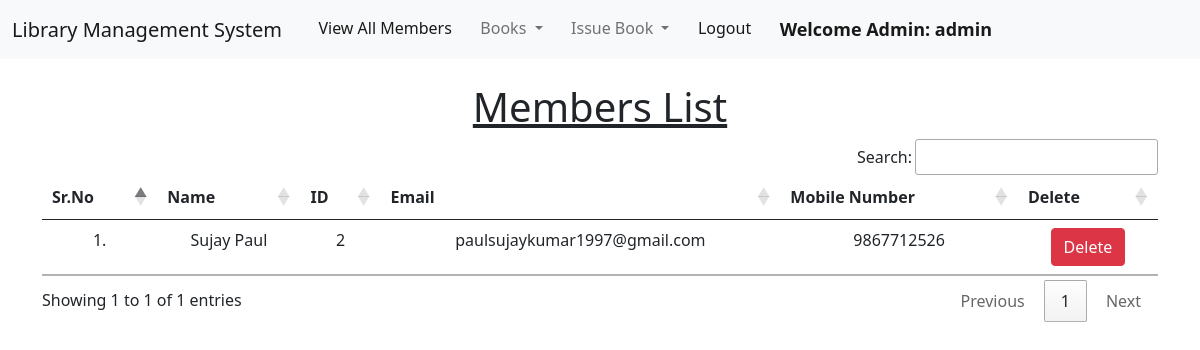
The app's page /view_members/ (signed in) with its own data.
### Library/models.py (models this page shows, shortened)
class Member(models.Model):
    user = models.OneToOneField(User, on_delete=models.CASCADE)
    phone = models.CharField(max_length=10, blank=True)
    image = models.ImageField(upload_to="", blank=True)

### Library/views.py (the view)
# urls.py: path("view_members/", views.view_members, name="view_members"),
@login_required(login_url = '/admin_login')
def view_members(request):
    members = Member.objects.all()
    return render(request, "view_members.html", {'members':members})

### Library/templates/view_members.html (shortened to what this page needs)
{% extends 'admin_navbar.html' %}
{% load static %}
{% block body %}
<div class="container mt-4">
    <h1 class="text-center"><u>Members List</u></h1>
    <table class="table table-hover" id="example">
        <thead>
            <tr class="text-center">
                <th>Sr.No</th>
                <th>Name</th>
                <th>ID</th>
                <th>Email</th>
                <th>Mobile Number</th>
                <th>Delete</th>
            </tr>
        </thead>
        <tbody>
            {% for member in members %}
            <tr class="text-center">
                <td>{{forloop.counter}}.</td>
                <td>{{member.user.get_full_name}}</td>
                <td>{{member.user.id}}</td>
                <td>{{member.user.email}}</td>
                <td>{{member.phone}}</td>
                <td><a href="/delete_member/{{member.id}}/" class="btn btn-danger" onclick="return confirm('Are you sure you want to delete this member?')">Delete</a></td>
            </tr>
            {% endfor %}
        </tbody>
    </table>
    </div>
{% endblock %}

### Library/templates/admin_navbar.html (shortened to what this page needs)
<!doctype html>
<html lang="en">
  <head>
    <link href="https://cdn.jsdelivr.net/npm/bootstrap@5.1.0/dist/css/bootstrap.min.css" rel="stylesheet">
    <link rel="stylesheet" href="https://cdn.datatables.net/1.10.25/css/jquery.dataTables.min.css">
    <link rel="stylesheet" href="https://cdn.datatables.net/buttons/1.7.1/css/buttons.dataTables.min.css">
  </head>
  <body>
    <nav class="navbar navbar-expand-lg navbar-light bg-light">
        <div class="container-fluid">
          <a class="navbar-brand" href="#">Library Management System</a>
          <div class="collapse navbar-collapse" id="navbarSupportedContent">
            <ul class="navbar-nav me-auto mb-2 mb-lg-0">
              <li class="nav-item">
                <a class="nav-link active" aria-current="page" href="/view_members/">View All Members</a>
              </li>
              <li class="nav-item dropdown">
                <a class="nav-link dropdown-toggle" href="#" id="navbarDropdown" role="button" data-bs-toggle="dropdown" aria-expanded="false">
                  Books
                </a>
              </li>
              <li class="nav-item dropdown">
                <a class="nav-link dropdown-toggle" href="#" id="navbarDropdown" role="button" data-bs-toggle="dropdown" aria-expanded="false">
                  Issue Book
                </a>
              </li>
              <li class="nav-item">
                <a class="nav-link active" aria-current="page" href="/logout/">Logout</a>
              </li>
              <li class="nav-item">
                <a style="font-weight:600; font-family:'Segoe UI', Tahoma, Geneva, Verdana, sans-serif; font-size: large;" class="nav-link active" href="#">Welcome Admin: {{request.user}}</a>
              </li>
            </ul>
          </div>
        </div>
      </nav>
      {% block body %}
      {% endblock %}
  </body>
</html>

### records on screen
Member: user.get_full_name "Sujay Paul", user.id "2", user.email "paulsujaykumar1997@gmail.com", phone "9867712526"

### other values on screen
{{ request.user }} "admin"
